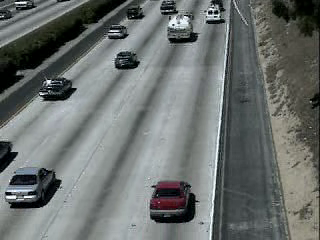
#> input picture frame 50 of dataset/video1.avi, 320 x 240 px
$ python car_speeed.py
#> lines starting #> are read from the running program, lines starting #| are printed output that depends on the picture
import cv2
import time

# Function to calculate speed
def calculate_speed(start_time, end_time, distance_in_meters):
    time_diff = end_time - start_time
    if time_diff != 0:
        speed = distance_in_meters / time_diff  # Speed = Distance / Time
        return speed
    else:
        return 0  # Return 0 if time difference is 0 (to avoid division by zero)

# Function to raise alert if speed crosses threshold
def raise_alert(speed_threshold, current_speed):
    if current_speed > speed_threshold:
        print(f"ALERT: Speed Limit Exceeded! Current Speed: {current_speed} fps")

# Main function for speed detection
def car_speed_detection(video_path):
#> called with video_path = './dataset/video1.avi'
    cap = cv2.VideoCapture(video_path)  # Open video file or camera (0 for default camera)

    # Parameters for speed calculation and alert
    frame_count = 0
    start_time = time.time()  # Initialize start_time
    distance_covered_in_pixels = 0  # Adjust this based on your camera setup
    speed_threshold = 60  # Speed threshold for alert in km/h

    # Loop through video frames
    while cap.isOpened():
        ret, frame = cap.read()
#> frame is the input picture: shape (240, 320, 3); mean B, G, R 110.8, 112.6, 107.7

        if not ret:
            break  # Break the loop if video ends or error occurs

        gray_frame = cv2.cvtColor(frame, cv2.COLOR_BGR2GRAY)
        blurred_frame = cv2.GaussianBlur(gray_frame, (5, 5), 0)
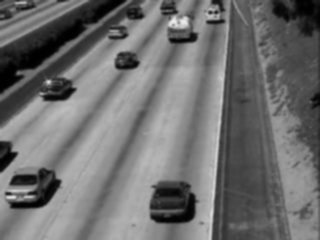
#> blurred_frame: shape (240, 320); min 0, max 237, mean 110.9
        edges = cv2.Canny(blurred_frame, 50, 150)
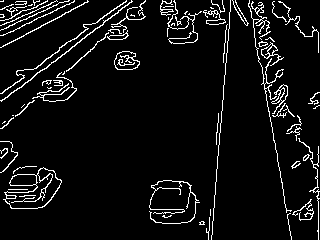
#> edges: shape (240, 320); 6.5% white in thin lines or dots

        # Detect edges and calculate distance covered
        frame_diff = cv2.absdiff(start_time, edges)
#> frame_diff: shape (240, 320); every value is 255
        contours, _ = cv2.findContours(frame_diff, cv2.RETR_EXTERNAL, cv2.CHAIN_APPROX_SIMPLE)
#> contours = [[[0, 0], [0, 239], [319, 239], [319, 0]]]
        for contour in contours:
            area = cv2.contourArea(contour)
            if area > 500:  # Adjust this threshold based on your scene
                distance_covered_in_pixels += cv2.arcLength(contour, True)
#> this loop made 1 pass
#> (contour, area, distance_covered_in_pixels) on pass 1: ([[0, 0], [0, 239], [319, 239], [319, 0]], 76241, 1116)
#> after the loop, distance_covered_in_pixels = 1116

        # Calculate speed every few frames
        frame_count += 1
        if frame_count == 10:  # Calculate speed every 10 frames (adjust as needed)
            end_time = time.time()
            current_speed = calculate_speed(start_time, end_time, distance_covered_in_pixels)
            print(f"Current Speed: {current_speed} fps")  # Display speed
            raise_alert(speed_threshold, current_speed)  # Check and raise alert
            frame_count = 0
            start_time = time.time()

        cv2.imshow('Video', frame)
        if cv2.waitKey(1) & 0xFF == ord('q'):
#> (key q is pressed here)
            break

    cap.release()
    cv2.destroyAllWindows()

# Example usage
video_path = './dataset/video1.avi'  # Replace with your video file path or use camera (0)
car_speed_detection(video_path)

$ run again, starting later in the video
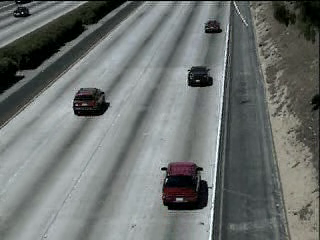
#> input picture frame 225 of dataset/video1.avi, 320 x 240 px
#> in car_speed_detection, frame is the input picture: shape (240, 320, 3); mean B, G, R 112.2, 114.2, 109.6
#> in car_speed_detection, `blurred_frame = cv2.GaussianBlur(gray_frame, (5, 5), 0)`:
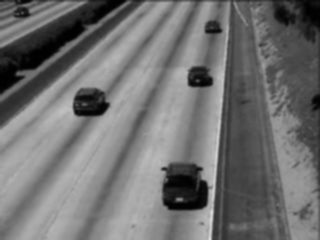
#> blurred_frame: shape (240, 320); min 0, max 219, mean 112.6
#> in car_speed_detection, `edges = cv2.Canny(blurred_frame, 50, 150)`:
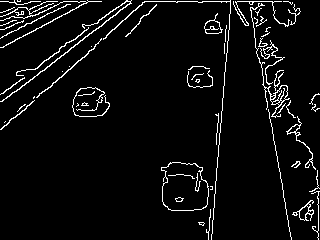
#> edges: shape (240, 320); 5.2% white in thin lines or dots
#> frame_diff: shape (240, 320); every value is 255
#> contours = [[[0, 0], [0, 239], [319, 239], [319, 0]]]
#> the loop in car_speed_detection, `for contour in contours:` made 1 pass
#> (contour, area, distance_covered_in_pixels) on pass 1: ([[0, 0], [0, 239], [319, 239], [319, 0]], 76241, 1116)
#> after the loop in car_speed_detection, `for contour in contours:`: distance_covered_in_pixels = 1116

$ run again, starting later in the video
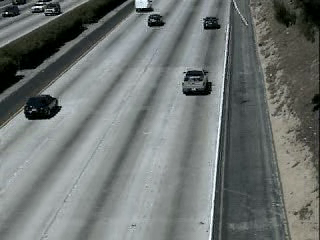
#> input picture frame 400 of dataset/video1.avi, 320 x 240 px
#> in car_speed_detection, frame is the input picture: shape (240, 320, 3); mean B, G, R 114.4, 116.4, 111.1
#> in car_speed_detection, `blurred_frame = cv2.GaussianBlur(gray_frame, (5, 5), 0)`:
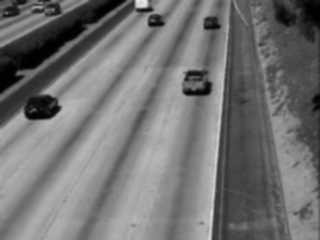
#> blurred_frame: shape (240, 320); min 0, max 234, mean 114.5
#> in car_speed_detection, `edges = cv2.Canny(blurred_frame, 50, 150)`:
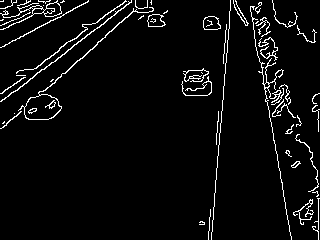
#> edges: shape (240, 320); 4.7% white in thin lines or dots
#> frame_diff: shape (240, 320); every value is 255
#> contours = [[[0, 0], [0, 239], [319, 239], [319, 0]]]
#> the loop in car_speed_detection, `for contour in contours:` made 1 pass
#> (contour, area, distance_covered_in_pixels) on pass 1: ([[0, 0], [0, 239], [319, 239], [319, 0]], 76241, 1116)
#> after the loop in car_speed_detection, `for contour in contours:`: distance_covered_in_pixels = 1116
